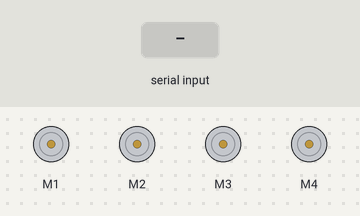
A sketch run on a simulated Arduino Uno, built with avr-gcc and run on an emulated ATmega328P. Shown: 4 × DC motor (green arrow = forward, orange = backward, longer = faster). The test bench sets the inputs (shaded band).

Above: at 1.2 s.
1.3 s: "<90,45,200>" received over the second serial link
At 2.4 s:
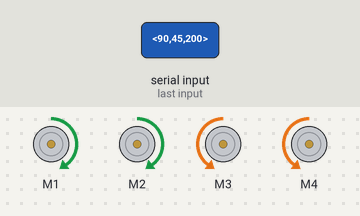
2.8 s: "<30,150,10>" received over the second serial link
At 3.5 s:
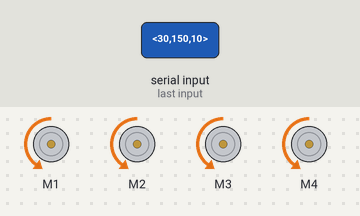
Timing chart, 0 to 5.8 s (numbered marks = the images above; inputs shaded):
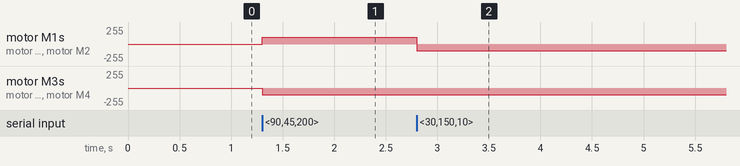

The sketch:

the_slave_arduino.ino
```cpp
#include <SoftwareSerial.h>
#include <stdlib.h>
#include <AFMotor.h>

AF_DCMotor m1(1);
AF_DCMotor m2(2);
AF_DCMotor m3(3);
AF_DCMotor m4(4);

SoftwareSerial slave(A0,A1); //rx,tx
char info[32];
int p;
bool inArray=false;
unsigned long packetStart;

float angleX,angleY,angleZ;
unsigned long prev;
int speed =100;

void setup() {
  m1.setSpeed(speed);
  m2.setSpeed(speed);
  m3.setSpeed(speed);
  m4.setSpeed(speed);

  Serial.begin(9600);
  slave.begin(9600);
  prev = millis();
}

void loop() {
  while (slave.available())
  {
    char data = slave.read();

    if (inArray && (millis()-packetStart>150)) // if we got '<' but not '>' and goes to next iteration directly and searches for the next opener '<'
    {
      inArray = false;
      p=0;
      continue;
    }
    if (data == '<')
    {
      p=0;
      inArray = true;
      packetStart = millis();
    }

    if (inArray && ((data != '<') && (data != '>'))) {
      if (p<31)
      {
        info[p] = data;
        p++;
      }
    }
    if (data == '>')
    {
      info[p]='\0';
      p=0;
      inArray = false;

      if (Parse())
      {
      //UseWhenYouNeedToSeeValues();
      if (abs(angleY)>abs(angleX))
      {
        if (angleY>20) Backward();
        else if (angleY<-20) Forward();
        else Stop();
      }
      else
      {
        if (angleX > 50) Right();
        else if (angleX <-50) Left();
        else Stop();
      }
      }
    }
  }
}

bool Parse()
{
  char *d;
  float tx, ty, tz;
  d = strtok(info,",");
  if (d==NULL) return false;
  tx = atof(d);

  d = strtok(NULL,",");
  if (d==NULL) return false;
  ty = atof(d);

  d = strtok(NULL,",");
  if (d==NULL) return false;
  tz = atof(d);

  angleX = tx;
  angleY = ty;
  angleZ = tz;
  return true;
}

void Forward()
{
  m1.run(FORWARD);
  m2.run(FORWARD);
  m3.run(FORWARD);
  m4.run(FORWARD);
}

void Backward()
{
  m1.run(BACKWARD);
  m2.run(BACKWARD);
  m3.run(BACKWARD);
  m4.run(BACKWARD);
}

void Right()
{
  m1.run(FORWARD);
  m2.run(FORWARD);
  m3.run(BACKWARD);
  m4.run(BACKWARD);
}

void Left()
{
  m1.run(BACKWARD);
  m2.run(BACKWARD);
  m3.run(FORWARD);
  m4.run(FORWARD);
}

void Stop()
{
  m1.run(RELEASE);
  m2.run(RELEASE);
  m3.run(RELEASE);
  m4.run(RELEASE);
}

void UseWhenYouNeedToSeeValues()
{
  if ((millis()-prev)>10)
    {
    Serial.print(" X: "); Serial.print(angleX);
    Serial.print(" | Y: "); Serial.print(angleY);
    Serial.print(" | Z: "); Serial.println(angleZ);
    prev = millis();
    }
}
```

Measured:
- after the input at 1.3 s, motor M1, motor M2: stopped → forward 100/255 at once; motor M3, motor M4: stopped → backward 100/255 at once
- after the input at 2.8 s, motor M1, motor M2: forward 100/255 → backward 100/255 at once
